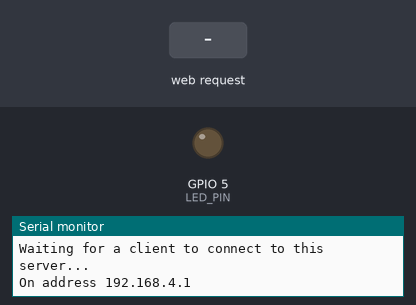
This sketch was run on a simulated ESP8266 (NodeMCU). Parts: output pins drawn as LEDs (lit = HIGH), the last lines printed to the serial monitor. Inputs (shaded band) come from the test bench.

Above: at 1.2 s.
1.3 s: HTTP request GET /led/1 received
At 2.3 s:
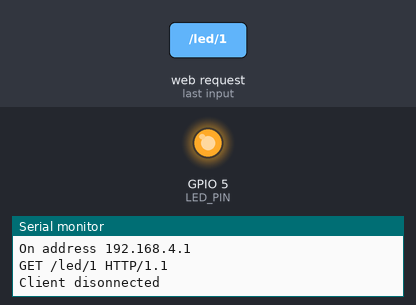
2.8 s: HTTP request GET /led/0 received
At 3.4 s:
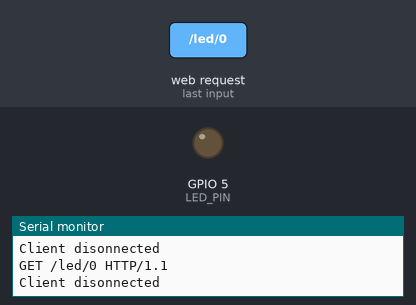
Timing chart, 0 to 5.8 s (numbered marks = the images above; inputs shaded):
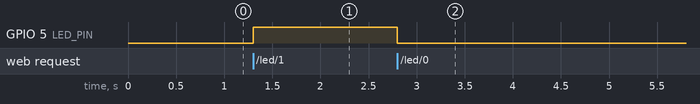

The sketch:

AccessPt.ino
```cpp
#include <ESP8266WiFi.h>
#include <Wire.h>

#pragma GCC diagnostic ignored "-Wwrite-strings"

#define SDA     0                          // ESP8266-01
#define SCL     2                          // ESP8266-01
#define LED_PIN 5                          // on Sparkfun Thing board

const char WiFiAPPSK[] = "sparkfun";       // Note... need to change
const int  ANALOG_PIN  = A0;               // The only analog pin on the Thing
const int  DIGITAL_PIN = 12;               // Digital pin to be read
boolean    Lflag       = true;

WiFiServer server(80);                     // create object


void setup()
{
  // Serial.begin(9600);                    // diagnostic channel (RUN env)
  Serial.begin(74880);                     // native bootloader channel (DEV Only)
  delay(10);
  pinMode(DIGITAL_PIN, INPUT_PULLUP);
  pinMode(LED_PIN, OUTPUT);
  digitalWrite(LED_PIN, LOW);
  //Wire.pins(int sda, int scl), etc
  Wire.begin(SDA, SCL);                    //on ESP-01.
  Serial.println(F("\r\n\r\nOLED Init..."));
  server.begin();
}


void loop()
{
  WiFiClient client = server.available();  // Check if a client has connected
  if (!client)
  {
    if (Lflag)
    {
      // clear_display();
      Serial.println(F("Waiting for a client to connect to this server..."));
      Serial.println(F("On address 192.168.4.1"));
      delay(200);
      Lflag = false;
    }
      return;
  }


  String req = client.readStringUntil('\r');// Read the first line of the request
  char temp[36];                            // temporary 3 line storage, OLED output
  Serial.println(req);
  req.toCharArray(temp, 28);
  client.flush();

  // Match the request
  int val = -1;                            // 'val' to keep track of both the
                                           // request type (read/set) and value if set.
  if (req.indexOf("/led/0") != -1)
    val = 0; // Will write LED low
  else if (req.indexOf("/led/1") != -1)
    val = 1; // Will write LED high
  else if (req.indexOf("/read") != -1)
    val = -2;                              // Will print pin reads
                                           // Otherwise request is invalidt
  if (val >= 0)                            // Set GPIO5 according to input
    digitalWrite(LED_PIN, val);

  client.flush();

  String s = "HTTP/1.1 200 OK\r\n";        // the common header:
  s += "Content-Type: text/html\r\n\r\n";
  s += "<!DOCTYPE HTML>\r\n<html>\r\n";

  if (val >= 0)                            // Setting LED?
  {
    s += "LED is now ";
    s += (val)?"on":"off";
    //temp[0] = (char) 0;
    String temporary = (val)?"LED on":"LED off";
    temporary.toCharArray(temp, 7);        // temp[] defined around line 45
  } else if (val == -2)
  {
    s += "Analog Pin = ";                  // Reading pins?, print values:
    s += String(analogRead(ANALOG_PIN));
    String Stemp = String(analogRead(ANALOG_PIN));
    Stemp.toCharArray(temp, 7);            // temp[] defined around line 45
    s += "<br>";                           // Go to the next line.
    s += "Digital Pin 12 = ";
    s += String(digitalRead(DIGITAL_PIN));
  } else
  {
    s += "Invalid Request.<br> Try /led/1, /led/0, or /read.";
  }

  s += "</html>\n";

  client.print(s);                         // Send the response to the client
  delay(1);
  Serial.println(F("Client disonnected"));

  // The client will actually be disconnected
  // when the function returns and 'client' object is detroyed
}

void setupWiFi()
{
  WiFi.mode(WIFI_AP);

  // Append the last two bytes of the MAC (HEX'd) to string to make unique
  uint8_t mac[WL_MAC_ADDR_LENGTH];
  WiFi.softAPmacAddress(mac);
  String macID = String(mac[WL_MAC_ADDR_LENGTH - 2], HEX) +
                 String(mac[WL_MAC_ADDR_LENGTH - 1], HEX);
  macID.toUpperCase();
  String AP_NameString = "DEKLOK-" + macID;

  char AP_NameChar[AP_NameString.length() + 1];
  memset(AP_NameChar, AP_NameString.length() + 1, 0);

  for (int i=0; i<AP_NameString.length(); i++)
    AP_NameChar[i] = AP_NameString.charAt(i);

  WiFi.softAP(AP_NameChar, WiFiAPPSK);
}
```

Measured:
- after the input at 1.3 s, GPIO 5 (LED_PIN): LOW → HIGH at once
- after the input at 2.8 s, GPIO 5 (LED_PIN): HIGH → LOW at once
